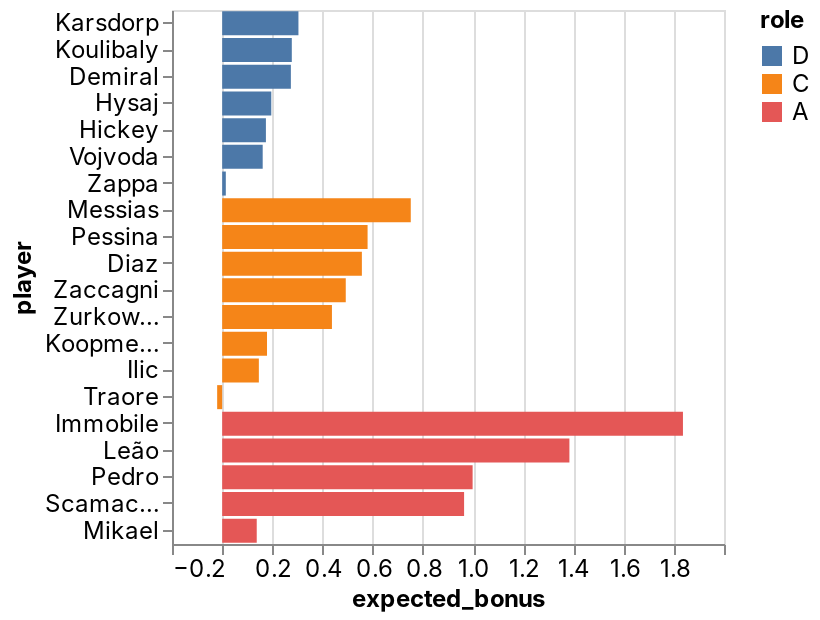

Notebook source saved alongside this figure:
### Code cell
_deepnote_run_altair(team, """{"$schema":"https://vega.github.io/schema/vega-lite/v4.json","mark":{"type":"bar","tooltip":{"content":"data"}},"height":220,"autosize":{"type":"fit"},"data":{"name":"placeholder"},"encoding":{"x":{"field":"expected_bonus","type":"quantitative","sort":null,"scale":{"type":"linear","zero":false}},"y":{"field":"player","type":"nominal","sort":null,"scale":{"type":"linear","zero":true}},"color":{"field":"role","type":"nominal","sort":null,"scale":{"type":"linear","zero":false}}}}""")

### Figure 1 — Vega-Lite specification as saved in the notebook (floating-point values rounded to 4 significant figures)
{"config": {"view": {"continuousWidth": 400, "continuousHeight": 300}, "area": {"fill": "#51C0E9"}, "axis": {"labelFont": "Inter, sans-serif", "labelFontSize": 12, "labelFontWeight": "normal", "labelLimit": 60, "labelOverlap": "greedy", "titleFont": "Inter, sans-serif", "titleFontSize": 12, "titleFontWeight": "bold"}, "background": "#ffffff", "legend": {"labelFont": "Inter, sans-serif", "labelFontSize": 12, "titleFont": "Inter, sans-serif", "titleFontSize": 12, "titleFontWeight": "bold"}, "line": {"stroke": "#51C0E9", "strokeWidth": 2}, "rect": {"fill": "#51C0E9"}, "title": {"anchor": "start", "color": "#000000", "font": "Inter, sans-serif", "fontSize": 22, "fontWeight": "normal"}}, "data": {"name": "data-aa4d118e2d08a79de5b6b51fcd912a2a"}, "mark": {"type": "bar", "tooltip": {"content": "data"}}, "autosize": {"type": "fit"}, "encoding": {"color": {"type": "nominal", "field": "role", "scale": {"type": "linear", "zero": false}, "sort": null}, "x": {"type": "quantitative", "field": "expected_bonus", "scale": {"type": "linear", "zero": false}, "sort": null}, "y": {"type": "nominal", "field": "player", "scale": {"type": "linear", "zero": true}, "sort": null}}, "height": 300, "width": "container", "$schema": "https://vega.github.io/schema/vega-lite/v4.json", "datasets": {"data-aa4d118e2d08a79de5b6b51fcd912a2a": [{"fanta_team": "Scansuolo ", "role": "D", "player": "Karsdorp", "team": "Roma", "opponent": "Verona", "date": "2022-02-19T00:00:00", "expected_bonus": 0.3039}, {"fanta_team": "Scansuolo ", "role": "D", "player": "Koulibaly", "team": "Napoli", "opponent": "Cagliari", "date": "2022-02-21T00:00:00", "expected_bonus": 0.2775}, {"fanta_team": "Scansuolo ", "role": "D", "player": "Demiral", "team": "Atalanta", "opponent": "Fiorentina", "date": "2022-02-20T00:00:00", "expected_bonus": 0.2738}, {"fanta_team": "Scansuolo ", "role": "D", "player": "Hysaj", "team": "Lazio", "opponent": "Udinese", "date": "2022-02-20T00:00:00", "expected_bonus": 0.1958}, {"fanta_team": "Scansuolo ", "role": "D", "player": "Hickey", "team": "Bologna", "opponent": "Spezia", "date": "2022-02-21T00:00:00", "expected_bonus": 0.1743}, {"fanta_team": "Scansuolo ", "role": "D", "player": "Vojvoda", "team": "Torino", "opponent": "Juventus", "date": "2022-02-18T00:00:00", "expected_bonus": 0.1615}, {"fanta_team": "Scansuolo ", "role": "D", "player": "Zappa", "team": "Cagliari", "opponent": "Napoli", "date": "2022-02-21T00:00:00", "expected_bonus": 0.01447}, {"fanta_team": "Scansuolo ", "role": "C", "player": "Messias", "team": "AC Milan", "opponent": "Salernitana", "date": "2022-02-19T00:00:00", "expected_bonus": 0.7516}, {"fanta_team": "Scansuolo ", "role": "C", "player": "Pessina", "team": "Atalanta", "opponent": "Fiorentina", "date": "2022-02-20T00:00:00", "expected_bonus": 0.5795}, {"fanta_team": "Scansuolo ", "role": "C", "player": "Diaz", "team": "AC Milan", "opponent": "Salernitana", "date": "2022-02-19T00:00:00", "expected_bonus": 0.5568}, {"fanta_team": "Scansuolo ", "role": "C", "player": "Zaccagni", "team": "Lazio", "opponent": "Udinese", "date": "2022-02-20T00:00:00", "expected_bonus": 0.4925}, {"fanta_team": "Scansuolo ", "role": "C", "player": "Zurkowski", "team": "Empoli", "opponent": "Sampdoria", "date": "2022-02-19T00:00:00", "expected_bonus": 0.4374}, {"fanta_team": "Scansuolo ", "role": "C", "player": "Koopmeiners", "team": "Atalanta", "opponent": "Fiorentina", "date": "2022-02-20T00:00:00", "expected_bonus": 0.1787}, {"fanta_team": "Scansuolo ", "role": "C", "player": "Ilic", "team": "Verona", "opponent": "Roma", "date": "2022-02-19T00:00:00", "expected_bonus": 0.1462}, {"fanta_team": "Scansuolo ", "role": "C", "player": "Traore", "team": "Sassuolo", "opponent": "Inter", "date": "2022-02-20T00:00:00", "expected_bonus": -0.02003}, {"fanta_team": "Scansuolo ", "role": "A", "player": "Immobile", "team": "Lazio", "opponent": "Udinese", "date": "2022-02-20T00:00:00", "expected_bonus": 1.836}, {"fanta_team": "Scansuolo ", "role": "A", "player": "Leão", "team": "AC Milan", "opponent": "Salernitana", "date": "2022-02-19T00:00:00", "expected_bonus": 1.384}, {"fanta_team": "Scansuolo ", "role": "A", "player": "Pedro", "team": "Cagliari", "opponent": "Napoli", "date": "2022-02-21T00:00:00", "expected_bonus": 0.9981}, {"fanta_team": "Scansuolo ", "role": "A", "player": "Scamacca", "team": "Sassuolo", "opponent": "Inter", "date": "2022-02-20T00:00:00", "expected_bonus": 0.9641}, {"fanta_team": "Scansuolo ", "role": "A", "player": "Mikael", "team": "Salernitana", "opponent": "AC Milan", "date": "2022-02-19T00:00:00", "expected_bonus": 0.1377}]}}
